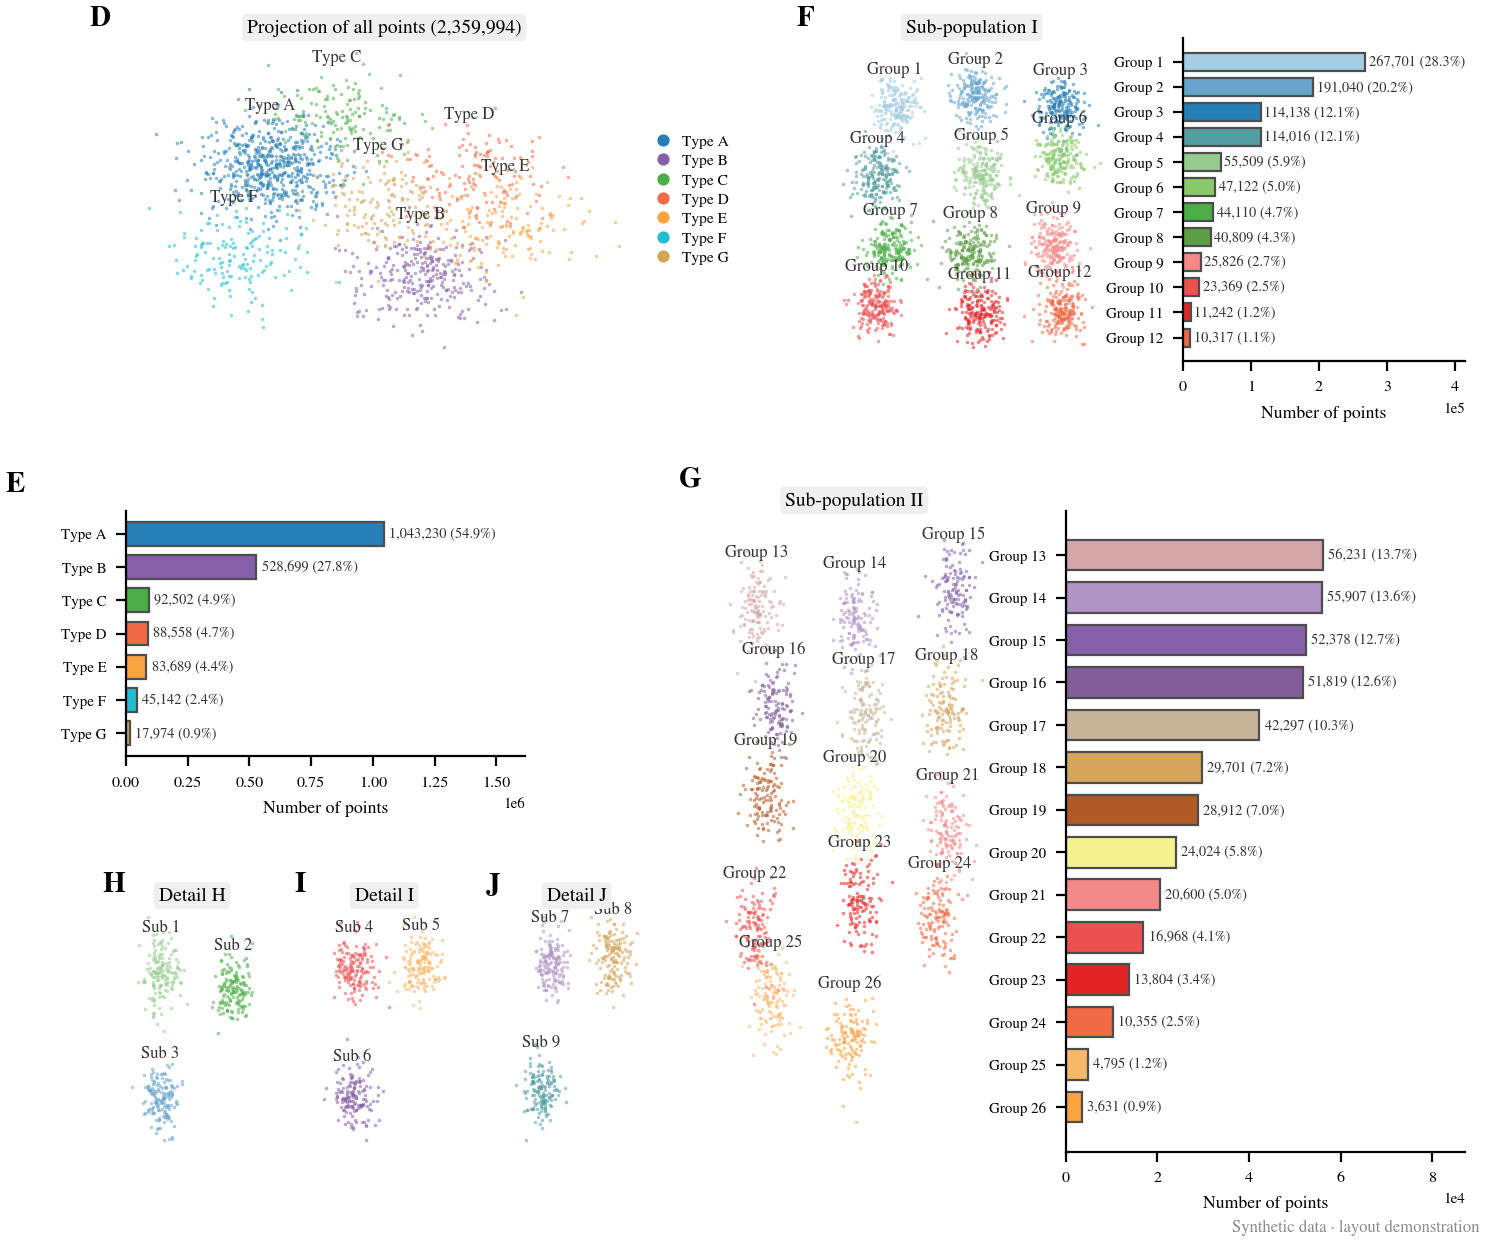

Generate this figure with Python:
#!/usr/bin/env python3
"""Layout 3 - 2-D projection atlas.

Main projection + sorted count bar + two zoomed sub-population projections with
long labelled count lists + three small projections: the standard atlas layout.
Synthetic point clouds, generic cluster names.
"""
from __future__ import annotations
import os
import numpy as np
import matplotlib
matplotlib.use("Agg")
import matplotlib.pyplot as plt
from matplotlib.gridspec import GridSpec, GridSpecFromSubplotSpec
from matplotlib.lines import Line2D

from _layout_common import (HERE, apply_style, TXT, BAR_EDGE, letter, stamp)

apply_style()
rng = np.random.default_rng(5)

# Palettes 7 / 8 / 9 (see ../palettes.md)
P7 = ["#a4cde1", "#67a4cc", "#277fb8", "#549da3", "#96cb8f", "#8bc96d",
      "#4dae47", "#5c9e43"]
P8 = ["#f38989", "#ec5051", "#e32427", "#ef6a45", "#f9b769", "#f9a341",
      "#f48521", "#b79973"]
P9 = ["#d4a6a8", "#af93c4", "#8660a8", "#815e99", "#c6b598", "#d4a55b",
      "#b05a28", "#f6f28f"]

TOP = ["Type A", "Type B", "Type C", "Type D", "Type E", "Type F", "Type G"]
TOP_COL = [P7[2], P9[2], P7[6], P8[3], P8[5], "#22BDD2", P9[5]]
TOP_N = [1043230, 528699, 92502, 88558, 83689, 45142, 17974]


def blob(ax, centre, n, col, spread=0.9, label=None, rot=0):
    pts = rng.normal(centre, spread, (n, 2))
    ax.scatter(pts[:, 0], pts[:, 1], s=1.6, color=col, alpha=0.55,
               linewidths=0, rasterized=True)
    if label:
        ax.text(centre[0], centre[1] + spread * 2.1, label, fontsize=6.0,
                ha="center", va="bottom", color=TXT, rotation=rot)


def grid_centres(k, half=4.0, jitter=0.35, seed=0, cols=None):
    """Jittered grid so cluster labels never land on top of each other."""
    r = np.random.default_rng(seed)
    cols = cols or int(np.ceil(np.sqrt(k)))
    rows = int(np.ceil(k / cols))
    xs = np.linspace(-half, half, cols)
    ys = np.linspace(half, -half, rows)
    pts = [(xs[i % cols], ys[i // cols]) for i in range(k)]
    return np.array(pts) + r.uniform(-jitter, jitter, (k, 2))


def clean(ax, title=None):
    ax.set_xticks([]); ax.set_yticks([])
    for s in ax.spines.values():
        s.set_visible(False)
    if title:
        ax.set_title(title, fontsize=7, pad=2,
                     bbox=dict(facecolor="#EFEFEF", edgecolor="none",
                               boxstyle="round,pad=0.25"))


def count_list(ax, names, counts, cols, xlabel="Number of points"):
    y = np.arange(len(names))[::-1]
    total = sum(counts)
    ax.barh(y, counts, color=cols, height=0.72, **BAR_EDGE)
    for yy, c in zip(y, counts):
        ax.text(c + max(counts) * 0.02, yy, f"{c:,} ({c/total*100:.1f}%)",
                va="center", fontsize=5.2, color=TXT)
    ax.set_yticks(y); ax.set_yticklabels(names, fontsize=5.4)
    ax.set_xlim(0, max(counts) * 1.55)
    ax.set_xlabel(xlabel, fontsize=6.4)
    ax.tick_params(axis="x", labelsize=5.8)
    ax.ticklabel_format(axis="x", style="sci", scilimits=(0, 0))
    ax.xaxis.get_offset_text().set_fontsize(5.4)


fig = plt.figure(figsize=(7.2, 6.4))
gs = GridSpec(3, 12, figure=fig, height_ratios=[1.25, 0.95, 0.95],
              hspace=0.55, wspace=1.5,
              left=0.055, right=0.985, top=0.94, bottom=0.07)

# ── D: main projection ────────────────────────────────────────────────────
axD = fig.add_subplot(gs[0, 0:5])
cent = np.array([[-3.2, 2.4], [1.8, -2.6], [-1.0, 4.6], [3.4, 2.0],
                 [4.6, -0.4], [-4.4, -1.8], [0.4, 0.6]])
for c, col, nm, n in zip(cent, TOP_COL, TOP, TOP_N):
    blob(axD, c, max(150, n // 1800), col, spread=1.15, label=nm)
clean(axD, "Projection of all points (2,359,994)")
axD.legend(handles=[Line2D([], [], marker="o", ls="", color=c, label=n, ms=3.4)
                    for n, c in zip(TOP, TOP_COL)],
           frameon=False, fontsize=5.6, loc="center left",
           bbox_to_anchor=(1.0, 0.5), handlelength=0.8, labelspacing=0.35)
letter(axD, "D", dx=-0.07, dy=1.10)

# ── F: sub-population I projection + long count list ──────────────────────
axF = fig.add_subplot(gs[0, 6:9])
SUB1 = [f"Group {i}" for i in range(1, 13)]
SUB1_COL = (P7 + P8)[:12]
SUB1_N = sorted((rng.uniform(0.1, 1.0, 12) ** 2 * 300000).astype(int))[::-1]
sc = grid_centres(12, half=3.0, seed=31, cols=3)
for c, col, nm in zip(sc, SUB1_COL, SUB1):
    blob(axF, c, 200, col, spread=0.40, label=nm)
clean(axF, "Sub-population I")
letter(axF, "F", dx=-0.12, dy=1.10)

axFb = fig.add_subplot(gs[0, 9:12])
count_list(axFb, SUB1, SUB1_N, SUB1_COL)

# ── E: sorted count bar for the main types ────────────────────────────────
axE = fig.add_subplot(gs[1, 0:4])
count_list(axE, TOP, TOP_N, TOP_COL)
letter(axE, "E", dx=-0.30, dy=1.16)

# ── G: sub-population II projection + long count list ─────────────────────
axG = fig.add_subplot(gs[1:3, 5:8])
SUB2 = [f"Group {i}" for i in range(13, 27)]
SUB2_COL = (P9 + P8)[:14]
SUB2_N = sorted((rng.uniform(0.1, 1.0, 14) ** 2 * 60000).astype(int))[::-1]
sc2 = grid_centres(14, half=3.1, seed=32, cols=3)
for c, col, nm in zip(sc2, SUB2_COL, SUB2):
    blob(axG, c, 130, col, spread=0.34, label=nm)
clean(axG, "Sub-population II")
letter(axG, "G", dx=-0.12, dy=1.07)

axGb = fig.add_subplot(gs[1:3, 8:12])
count_list(axGb, SUB2, SUB2_N, SUB2_COL)

# ── H, I, J: small projections ────────────────────────────────────────────
subHIJ = GridSpecFromSubplotSpec(1, 3, subplot_spec=gs[2, 0:5], wspace=0.45)
DETAILS = [("H", ["Sub 1", "Sub 2", "Sub 3"], [P7[4], P7[6], P7[1]]),
           ("I", ["Sub 4", "Sub 5", "Sub 6"], [P8[1], P8[4], P9[2]]),
           ("J", ["Sub 7", "Sub 8", "Sub 9"], [P9[1], P9[5], P7[3]])]
for k, (lab, names, cols) in enumerate(DETAILS):
    ax = fig.add_subplot(subHIJ[k])
    for c, (nm, col) in zip(grid_centres(3, half=1.6, seed=40 + k, cols=2),
                            zip(names, cols)):
        blob(ax, c, 150, col, spread=0.42, label=nm)
    clean(ax, f"Detail {lab}")
    letter(ax, lab, dx=-0.18, dy=1.14)

stamp(fig)
fig.savefig(os.path.join(HERE, "layout3_atlas.png"), dpi=200)
print("wrote layout3_atlas.png")
